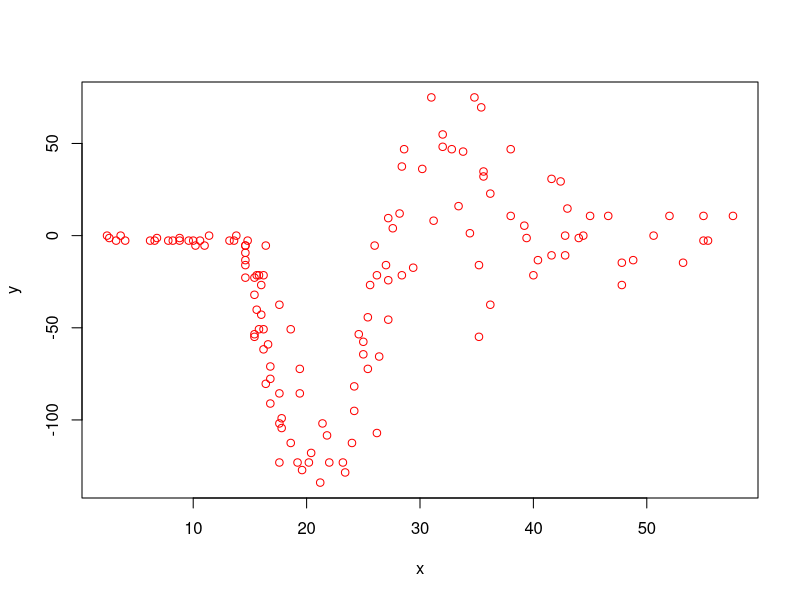
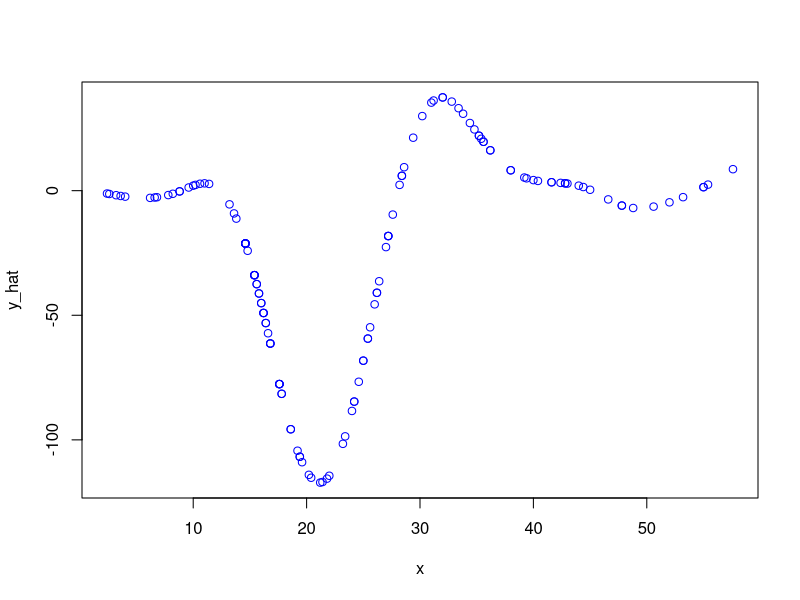

Here is the R script that generated these plots, in order:
## ---- chunk 1
library(MASS)
x<-mcycle[,1]
y<-mcycle[,2]

pspline <- function(x,y,k=20,logsp=c(-5,5),bord=3,pord=2,ngrid=100){
  lsp <- seq(logsp[1],logsp[2],length=ngrid)
  edf <- gcv <- rep(0,ngrid)
  dk <- diff(range(x))/(k-bord)
  knots <- seq(min(x)-dk*bord,by=dk,length=k+bord+1) 
  X <- splines::splineDesign(knots,x,ord=bord+1,outer.ok=TRUE)
  D <- diff(diag(k),differences=pord)
  
  idenk <- diag(k)
  crossD <- crossprod(D)
  p<-ncol(X);n <-nrow(X)
  QR<-qr(X)
  R<-qr.R(QR)
  
  AR <-forwardsolve(t(R),crossD)
  A <-forwardsolve(t(R), t(AR))
  ep <- eigen(A)
  evl <-diag(ep$values)
  evc <-ep$vectors
  
  for (i in 1:ngrid){
    core <- (idenk + exp(lsp[i])*evl)
    edf[i]<-sum(1/diag(core))
    QRnewcore<-qr(t(R)%*%evc%*%core%*%t(evc)%*%R)
    cholnewcore <-qr.R(QRnewcore)
    beta <- backsolve(cholnewcore, qr.qty(QRnewcore,t(X)%*%y)[1:p])
    y_hat <-X%*%beta
    sigma <- sum((y-y_hat)^2)/(n-edf[i])
    gcv[i]<-sigma/(n-edf[i])
  }
  
  i.opt<-which(gcv==min(gcv))
  core <- (idenk + exp(lsp[i.opt])*evl)
  QRnewcore<-qr(t(R)%*%evc%*%core%*%t(evc)%*%R)
  cholnewcore <-qr.R(QRnewcore)
  beta <- backsolve(cholnewcore, qr.qty(QRnewcore,t(X)%*%y)[1:p])
  y_hat <-X%*%beta
  sigma <- sum((y-y_hat)^2)/(n-edf[i.opt])
  plot(x,y,col="red")
  plot(x,y_hat,col="blue")
  list(beta,y_hat,sigma,edf[i.opt],gcv[i.opt])
}
pspline(x,y)

